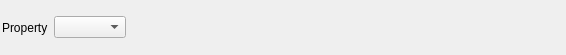
<?xml version="1.0" encoding="UTF-8"?>
<ui version="4.0">
 <class>ChoiceWidget</class>
 <widget class="QFrame" name="ChoiceWidget">
  <property name="geometry">
   <rect>
    <x>0</x>
    <y>0</y>
    <width>566</width>
    <height>55</height>
   </rect>
  </property>
  <layout class="QHBoxLayout" name="horizontalLayout">
   <property name="leftMargin">
    <number>2</number>
   </property>
   <property name="topMargin">
    <number>2</number>
   </property>
   <property name="rightMargin">
    <number>2</number>
   </property>
   <property name="bottomMargin">
    <number>2</number>
   </property>
   <item>
    <widget class="QLabel" name="label">
     <property name="text">
      <string>Property</string>
     </property>
    </widget>
   </item>
   <item>
    <widget class="QComboBox" name="value"/>
   </item>
   <item>
    <spacer name="horizontalSpacer">
     <property name="orientation">
      <enum>Qt::Horizontal</enum>
     </property>
     <property name="sizeHint" stdset="0">
      <size>
       <width>40</width>
       <height>20</height>
      </size>
     </property>
    </spacer>
   </item>
  </layout>
 </widget>
 <resources>
  <include location="../../icons/images/Icons.qrc"/>
 </resources>
 <connections/>
</ui>
